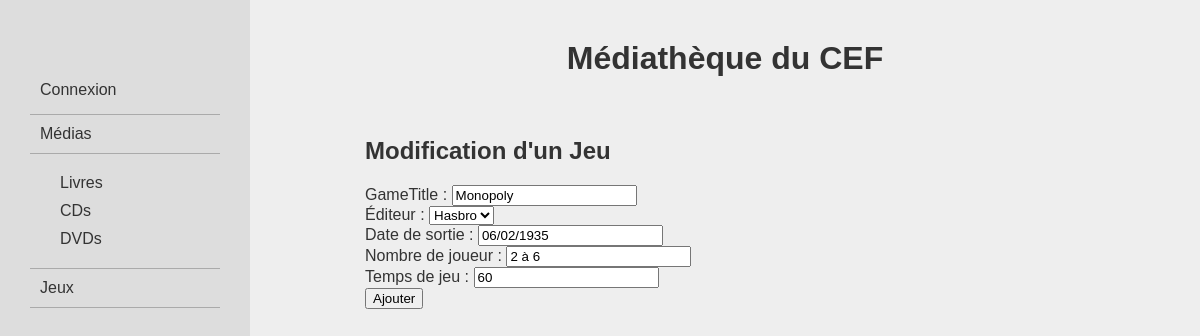
Screenshot of /modifier/jeu/1 with the database file from the repository.
### logisticMediatheque/models.py (models this page shows)
class Jeux (models.Model):
    gameTitle = models.CharField(max_length = 100, unique = True)
    gameEditor = models.ForeignKey(GameEditor, on_delete = models.DO_NOTHING, null = True)
    numPlayer = models.CharField(max_length = 10)
    gameDuration = models.IntegerField()
    issue = models.DateField()

### logisticMediatheque/views/views_jeux.py (the view)
# urls.py: path('modifier/jeu/<int:item_id>', views_jeux.updateJeu, name = 'updateJeu'),
def updateJeu(request, item_id):
    action_type = 'Modification'
    jeu = Jeux.objects.get( pk = item_id )
    if request.method == 'POST':
            form = addJeuxForm(request.POST, instance=jeu)
            if form.is_valid():
                form.save()
                medias = Medias.objects.all()
                logger.info("MaJ Jeu par " + request.user.username + " | Titre du jeu : " + request.POST.get('gameTitle'))
                return render(request, 'logisticMediatheque/lists/listMedias.html',{'items': medias})
    else:
        form = addJeuxForm(instance=jeu)
        return render(request, 'logisticMediatheque/forms/addJeuxForm.html',{'form': form, 'actionType': action_type})

### logisticMediatheque/forms.py
class addJeuxForm(forms.ModelForm):
    gameEditor = forms.ModelChoiceField(queryset=GameEditor.objects.all(), label = "Éditeur")
    class Meta:
        model = Jeux
        fields = ['gameTitle','gameEditor','issue','numPlayer','gameDuration']
        labels = {'title':'Titre','issue':'Date de sortie','numPlayer':'Nombre de joueur','gameDuration':'Temps de jeu'}

### logisticMediatheque/models.py (called while the page is built)
    def __str__(self):
        return self.name

### logisticMediatheque/templates/logisticMediatheque/forms/addJeuxForm.html (shortened to what this page needs)
{% extends 'logisticMediatheque/base.html' %}
{% block content %}
    <h2>{{actionType}} d'un Jeu</h2>
    <form method="post">
        {{ form }}
        <input type="submit" value="Ajouter">
    </form>
{% endblock content %}

### mediathequeCEF/static/css/style.css (style rules this page uses)
body { background-color: #eee; color:#333; font-family: sans-serif; margin:0; box-sizing: border-box; }

### rows the page displays
Jeux: gameTitle "Monopoly", gameEditor "Hasbro", issue "06/02/1935", numPlayer "2 à 6", gameDuration "60"

### other values shown
{{ actionType }} "Modification"
